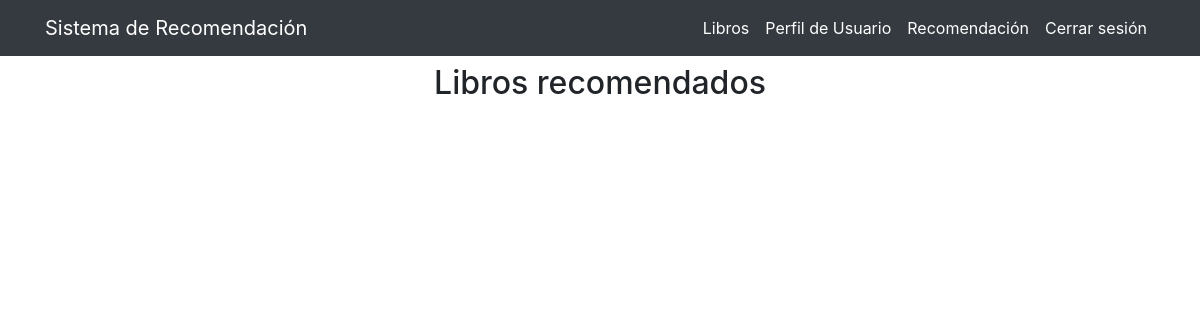
The app's page /libros/recomendacion/ (signed in), older data.
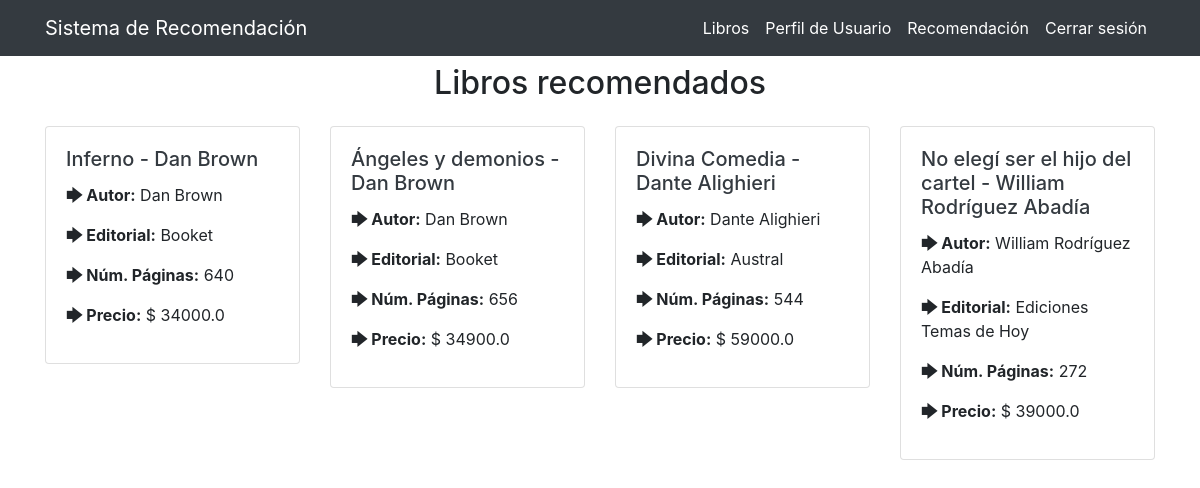
The same page, newer data.
### libros/models.py (models this page shows)
class Libro(models.Model):
    nombre = models.CharField(max_length=80)
    autor = models.CharField(max_length=80, null=True, blank=True)
    editorial = models.CharField(max_length=100, null=True, blank=True)
    nro_paginas = models.IntegerField(null=True, blank=True)
    precio = models.FloatField(null=True, blank=True)
    url = models.CharField(max_length=500, null=True, blank=True)
    observaciones = models.CharField(max_length=500, null=True, blank=True)
    estado = models.CharField(max_length=50, null=True, blank=True)
    def __str__(self):
        return self.nombre

### libros/views.py (the view)
# urls.py: path('recomendacion/', VerRecomendaciones.as_view(), name='recomendacion'),
@method_decorator([login_required], name='dispatch')
class VerRecomendaciones(ListView):
    model = Libro
    template_name = 'libros/recomendaciones.html'
    def get_context_data(self, **kwargs):
        context = super(VerRecomendaciones, self).get_context_data(**kwargs)
        context['recomendaciones'] = get_recomendations(self.request.user)
        return context

### libros/functions.py (called while the page is built, shortened)
def coldStartUser():
    calificaciones = Calificacion.objects.filter()
    list_libros = []
    for c in calificaciones:
        if not c.libro in list_libros:
            list_libros.append(c.libro)
    popularidad = []
    listaOrdenada = sorted(popularidad, key=lambda tup: tup[1], reverse=True)
    recomendacion = []
    for i in listaOrdenada:
        recomendacion.append(i[0])
    if len(recomendacion) > 10:
        recomendacion = recomendacion[:10]
    return recomendacion

def get_recomendations(user):
    pesoContenido = 0.6
    pesoColaborativo = 0.4
    if len(Calificacion.objects.filter(usuario = user)) == 0:
        listCon = coldStartUser()
    else:
        listCon = get_recomendations_content(user)
        print('contenido: ', listCon)
        listCol = get_recomendations_colab(user)
        print('colaborativo ', listCol)
    return listCon

### templates/libros/recomendaciones.html (shortened to what this page needs)
{% extends 'base.html' %}
{% block content %}
{% if user.is_authenticated %}
<div class="container mt-3">
    <div class="my-3 row justify-content-center">
        <h2>Libros recomendados</h2>
    </div>
    <div class="row">
        {% for libro in recomendaciones %}
            <div class="col-sm-6 col-md-4 col-lg-3 mb-4">
                <div class="card">
                    <div class="card-body">
                        <a class="text-dark" href="{{ libro.url }}" target="_blank">
                            <h5 class="card-title">{{ libro.nombre }} - {{ libro.autor }}</h5>
                        </a>
                        <p><span class="font-weight-bold">🡆 Autor:</span> {{ libro.autor }}</p>
                        <p><span class="font-weight-bold">🡆 Editorial:</span> {{ libro.editorial }}</p>
                        <p><span class="font-weight-bold">🡆 Núm. Páginas:</span> {{ libro.nro_paginas }}</p>
                        <p><span class="font-weight-bold">🡆 Precio:</span> $ {{ libro.precio }}</p>
                    </div>
                </div>
            </div>
        {% endfor %}
    </div>
</div>
{% endif %}
{% endblock content %}

Row changes from the older to the newer data that the page shows:
added Libro: nombre "Inferno", autor "Dan Brown", editorial "Booket", nro_paginas "640", precio "34000.0"
added Libro: nombre "Ángeles y demonios", autor "Dan Brown", editorial "Booket", nro_paginas "656", precio "34900.0"
added Libro: nombre "Divina Comedia", autor "Dante Alighieri", editorial "Austral", nro_paginas "544", precio "59000.0"
added Libro: nombre "No elegí ser el hijo del cartel", autor "William Rodríguez Abadía", editorial "Ediciones Temas de Hoy", nro_paginas "272", precio "39000.0"
